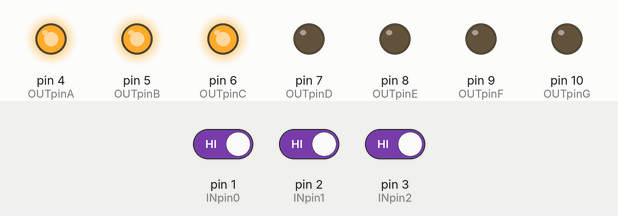
Recording of a sketch running on a simulated Arduino Uno, built with avr-gcc and run on an emulated ATmega328P. Shown: output pins drawn as LEDs (lit = HIGH). The test bench sets the inputs (shaded band); at power-on: pin 1 (INpin0) HIGH, pin 2 (INpin1) HIGH, pin 3 (INpin2) HIGH.

Above: at 1.2 s.
1.3 s: pin 1 (INpin0) driven LOW
At 2.4 s:
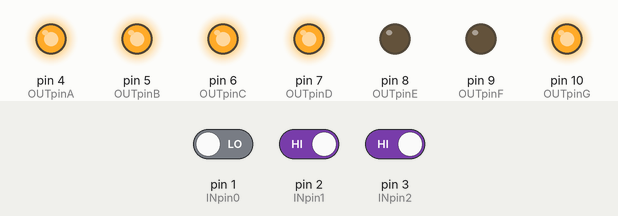
2.8 s: pin 2 (INpin1) driven LOW
At 3.5 s:
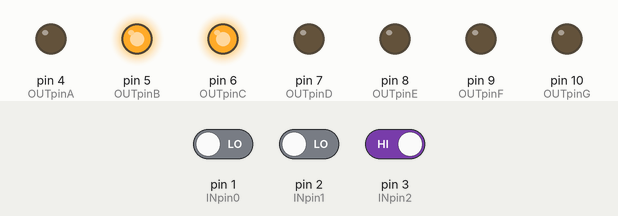
4.3 s: pin 3 (INpin2) driven LOW
At 4.7 s:
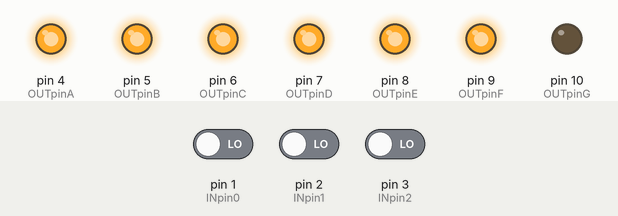
5.8 s: pin 1 (INpin0) driven HIGH
At 7.0 s:
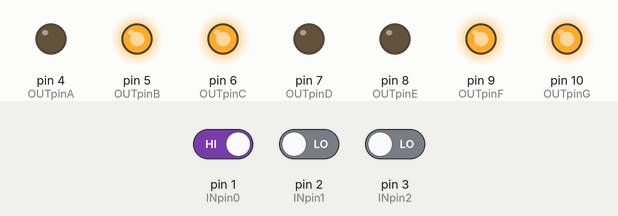
7.3 s: pin 2 (INpin1) driven HIGH
At 8.1 s:
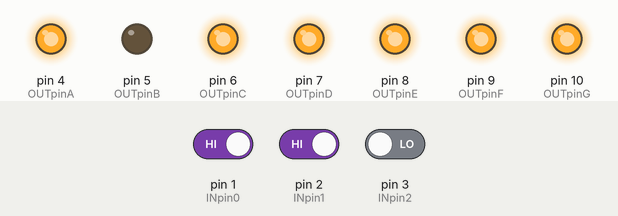
8.8 s: pin 1 (INpin0) driven LOW
At 9.3 s:
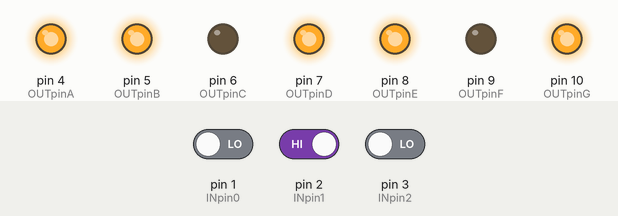
Timing chart, 0 to 11.3 s (numbered marks = the images above; inputs shaded):
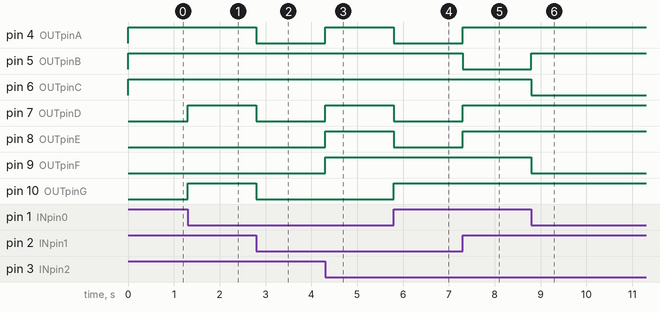

Measured:
- after the input at 1.3 s, pin 7 (OUTpinD), pin 10 (OUTpinG): LOW → HIGH at once
- after the input at 2.8 s, pin 4 (OUTpinA), pin 7 (OUTpinD), pin 10 (OUTpinG): HIGH → LOW at once
- after the input at 4.3 s, pin 4 (OUTpinA), pin 7 (OUTpinD), pin 8 (OUTpinE), pin 9 (OUTpinF): LOW → HIGH at once
- after the input at 5.8 s, pin 4 (OUTpinA), pin 7 (OUTpinD), pin 8 (OUTpinE): HIGH → LOW at once; pin 10 (OUTpinG): LOW → HIGH at once
- after the input at 7.3 s, pin 4 (OUTpinA), pin 7 (OUTpinD), pin 8 (OUTpinE): LOW → HIGH at once; pin 5 (OUTpinB): HIGH → LOW at once
- after the input at 8.8 s, pin 5 (OUTpinB): LOW → HIGH at once; pin 6 (OUTpinC), pin 9 (OUTpinF): HIGH → LOW at once

The sketch:

eval1_p1e1.ino
```cpp
/* [p1e1] Examen Parcial I
 * Utiliza y programa tarjetas electrónicas de control
 * por: Tadeo Arellano Aldrick Victor
 * 09 MARZO 2021
*/

const int INpin0 = 1;
const int INpin1 = 2;
const int INpin2 = 3;

const int OUTpinA = 4;
const int OUTpinB = 5;
const int OUTpinC = 6;
const int OUTpinD = 7;
const int OUTpinE = 8;
const int OUTpinF = 9;
const int OUTpinG = 10;

int INPUT0;
int INPUT1;
int INPUT2;

void setup(){
  pinMode(INpin0, INPUT);
  pinMode(INpin1, INPUT);
  pinMode(INpin2, INPUT);

  pinMode(OUTpinA, OUTPUT);
  pinMode(OUTpinB, OUTPUT);
  pinMode(OUTpinC, OUTPUT);
  pinMode(OUTpinD, OUTPUT);
  pinMode(OUTpinE, OUTPUT);
  pinMode(OUTpinF, OUTPUT);
  pinMode(OUTpinG, OUTPUT);
}

void loop(){
  //Asignacion de valor a variables de señal.
  INPUT0 = digitalRead(INpin0);
  INPUT1 = digitalRead(INpin1);
  INPUT2 = digitalRead(INpin2);

  //Condicion 1. 0-0-0
  if(INPUT0==0 && INPUT1==0 && INPUT2==0){
    digitalWrite(OUTpinA, HIGH);
    digitalWrite(OUTpinB, HIGH);
    digitalWrite(OUTpinC, HIGH);
    digitalWrite(OUTpinD, HIGH);
    digitalWrite(OUTpinE, HIGH);
    digitalWrite(OUTpinF, HIGH);
    digitalWrite(OUTpinG, LOW);
  }

  //Condicion 2. 0-0-1
  else if(INPUT0==0 && INPUT1==0 && INPUT2==1){
    digitalWrite(OUTpinA, LOW);
    digitalWrite(OUTpinB, HIGH);
    digitalWrite(OUTpinC, HIGH);
    digitalWrite(OUTpinD, LOW);
    digitalWrite(OUTpinE, LOW);
    digitalWrite(OUTpinF, LOW);
    digitalWrite(OUTpinG, LOW);
  }

  //Condicion 3. 0-1-0
  else if(INPUT0==0 && INPUT1==1 && INPUT2==0){
    digitalWrite(OUTpinA, HIGH);
    digitalWrite(OUTpinB, HIGH);
    digitalWrite(OUTpinC, LOW);
    digitalWrite(OUTpinD, HIGH);
    digitalWrite(OUTpinE, HIGH);
    digitalWrite(OUTpinF, LOW);
    digitalWrite(OUTpinG, HIGH);
  }

  //Condicion 4. 0-1-1
  else if(INPUT0==0 && INPUT1==1 && INPUT2==1){
    digitalWrite(OUTpinA, HIGH);
    digitalWrite(OUTpinB, HIGH);
    digitalWrite(OUTpinC, HIGH);
    digitalWrite(OUTpinD, HIGH);
    digitalWrite(OUTpinE, LOW);
    digitalWrite(OUTpinF, LOW);
    digitalWrite(OUTpinG, HIGH);
  }

  //Condicion 5. 1-0-0
  else if(INPUT0==1 && INPUT1==0 && INPUT2==0){
    digitalWrite(OUTpinA, LOW);
    digitalWrite(OUTpinB, HIGH);
    digitalWrite(OUTpinC, HIGH);
    digitalWrite(OUTpinD, LOW);
    digitalWrite(OUTpinE, LOW);
    digitalWrite(OUTpinF, HIGH);
    digitalWrite(OUTpinG, HIGH);
  }

  //Condicion 6. 1-0-1
  else if(INPUT0==1 && INPUT1==0 && INPUT2==1){
    digitalWrite(OUTpinA, HIGH);
    digitalWrite(OUTpinB, LOW);
    digitalWrite(OUTpinC, HIGH);
    digitalWrite(OUTpinD, HIGH);
    digitalWrite(OUTpinE, LOW);
    digitalWrite(OUTpinF, HIGH);
    digitalWrite(OUTpinG, HIGH);
  }

  //Condicion 7. 1-1-0
  else if(INPUT0==1 && INPUT1==1 && INPUT2==0){
    digitalWrite(OUTpinA, HIGH);
    digitalWrite(OUTpinB, LOW);
    digitalWrite(OUTpinC, HIGH);
    digitalWrite(OUTpinD, HIGH);
    digitalWrite(OUTpinE, HIGH);
    digitalWrite(OUTpinF, HIGH);
    digitalWrite(OUTpinG, HIGH);
  }

  //Condicion 8. 1-1-1
  else if(INPUT0==1 && INPUT1==1 && INPUT2==1){
    digitalWrite(OUTpinA, HIGH);
    digitalWrite(OUTpinB, HIGH);
    digitalWrite(OUTpinC, HIGH);
    digitalWrite(OUTpinD, LOW);
    digitalWrite(OUTpinE, LOW);
    digitalWrite(OUTpinF, LOW);
    digitalWrite(OUTpinG, LOW);
  }
}
```
